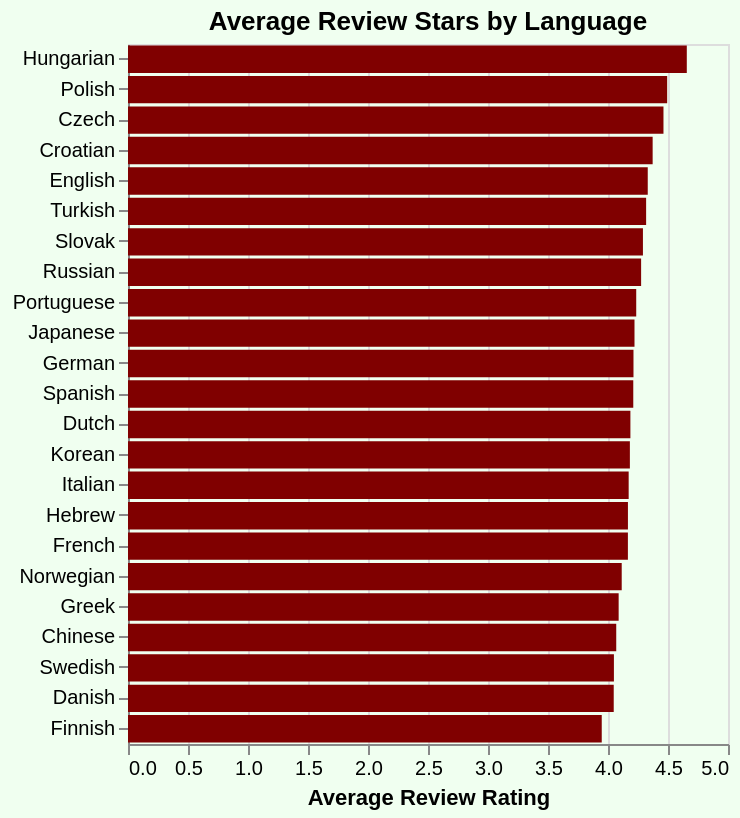

The specification (Vega-Lite) saved for this image:
### Vega-Lite specification from a JSON file in a GitHub repository (floating-point values rounded to 4 significant figures)
{"config": {"view": {"continuousWidth": 300, "continuousHeight": 300}}, "data": {"name": "data-210c02268594aecfbf4baabd6e4a5db5"}, "mark": {"type": "bar", "color": "#800000"}, "background": "#f0fff0", "encoding": {"tooltip": [{"field": "avg_review_stars", "type": "quantitative"}, {"field": "count_reviews", "type": "quantitative"}], "x": {"field": "avg_review_stars", "title": "Average Review Rating", "type": "quantitative"}, "y": {"field": "language", "sort": "-x", "title": null, "type": "nominal"}}, "height": 350, "title": "Average Review Stars by Language", "width": "container", "$schema": "https://vega.github.io/schema/vega-lite/v5.17.0.json", "datasets": {"data-210c02268594aecfbf4baabd6e4a5db5": [{"langid": "hu", "avg_review_stars": 4.657, "count_reviews": 300, "language": "Hungarian"}, {"langid": "pl", "avg_review_stars": 4.493, "count_reviews": 1375, "language": "Polish"}, {"langid": "cs", "avg_review_stars": 4.462, "count_reviews": 212, "language": "Czech"}, {"langid": "hr", "avg_review_stars": 4.372, "count_reviews": 86, "language": "Croatian"}, {"langid": "en", "avg_review_stars": 4.331, "count_reviews": 106765, "language": "English"}, {"langid": "tr", "avg_review_stars": 4.318, "count_reviews": 554, "language": "Turkish"}, {"langid": "sk", "avg_review_stars": 4.291, "count_reviews": 79, "language": "Slovak"}, {"langid": "ru", "avg_review_stars": 4.276, "count_reviews": 4051, "language": "Russian"}, {"langid": "pt", "avg_review_stars": 4.235, "count_reviews": 6943, "language": "Portuguese"}, {"langid": "ja", "avg_review_stars": 4.221, "count_reviews": 856, "language": "Japanese"}, {"langid": "de", "avg_review_stars": 4.212, "count_reviews": 9154, "language": "German"}, {"langid": "es", "avg_review_stars": 4.211, "count_reviews": 24452, "language": "Spanish"}, {"langid": "nl", "avg_review_stars": 4.187, "count_reviews": 4902, "language": "Dutch"}, {"langid": "ko", "avg_review_stars": 4.182, "count_reviews": 384, "language": "Korean"}, {"langid": "it", "avg_review_stars": 4.172, "count_reviews": 322593, "language": "Italian"}, {"langid": "he", "avg_review_stars": 4.166, "count_reviews": 608, "language": "Hebrew"}, {"langid": "fr", "avg_review_stars": 4.166, "count_reviews": 34331, "language": "French"}, {"langid": "no", "avg_review_stars": 4.114, "count_reviews": 1286, "language": "Norwegian"}, {"langid": "el", "avg_review_stars": 4.089, "count_reviews": 1588, "language": "Greek"}, {"langid": "zh", "avg_review_stars": 4.069, "count_reviews": 466, "language": "Chinese"}, {"langid": "sv", "avg_review_stars": 4.049, "count_reviews": 1563, "language": "Swedish"}, {"langid": "da", "avg_review_stars": 4.048, "count_reviews": 1508, "language": "Danish"}, {"langid": "fi", "avg_review_stars": 3.948, "count_reviews": 211, "language": "Finnish"}]}}
